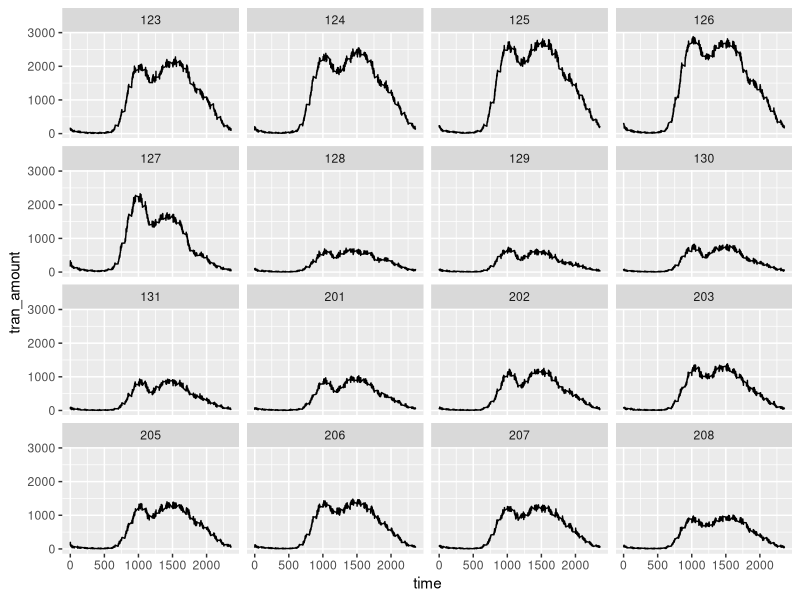
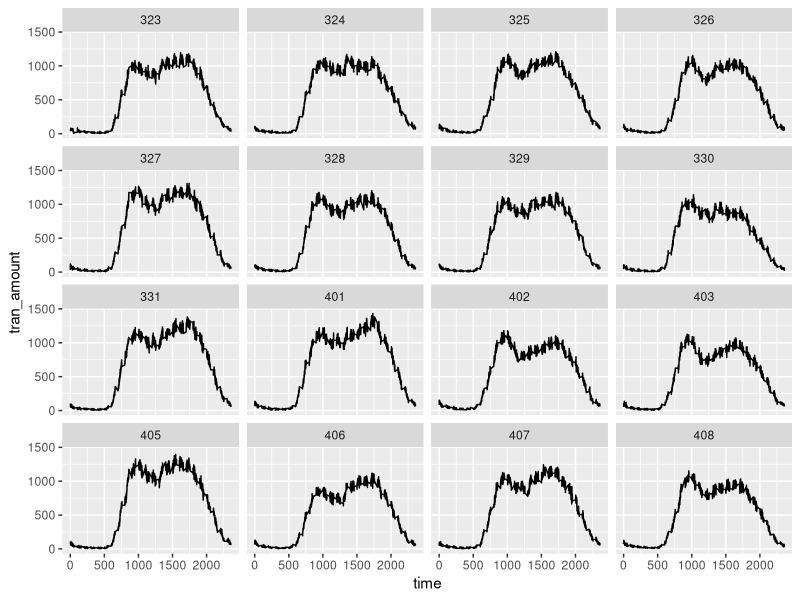
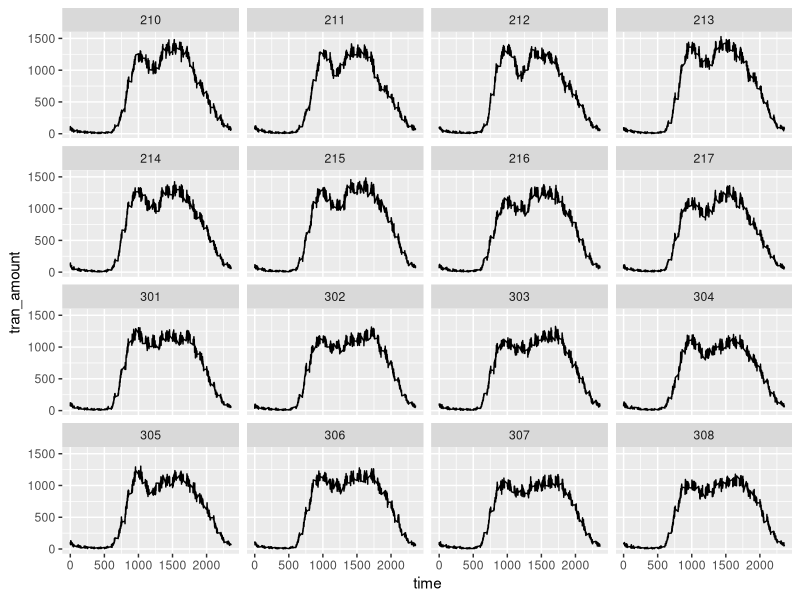
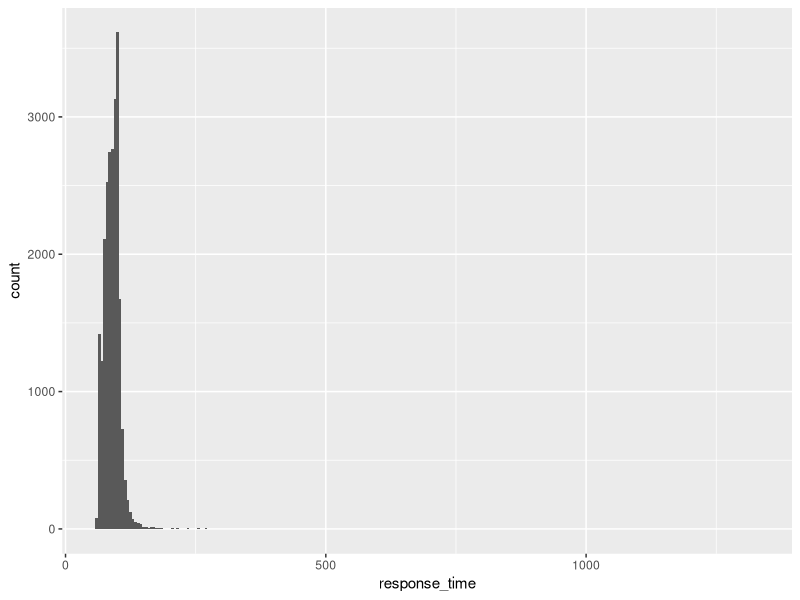
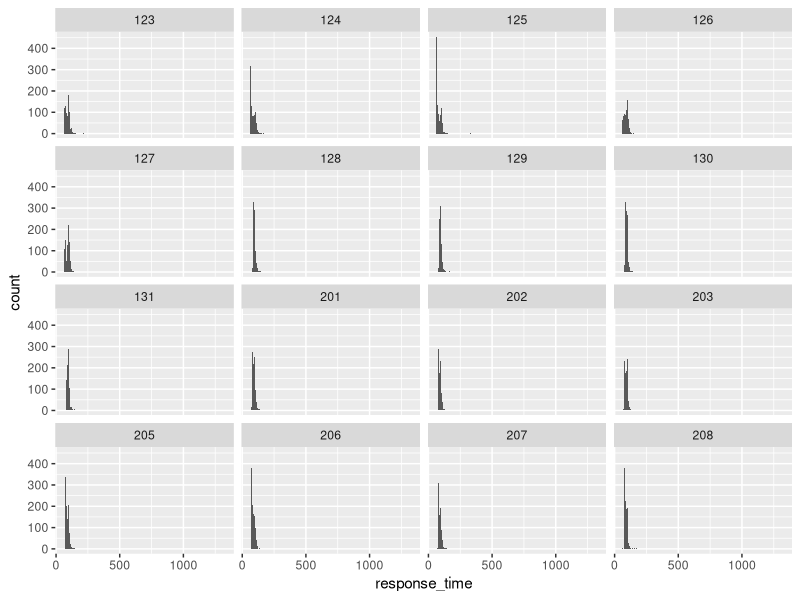
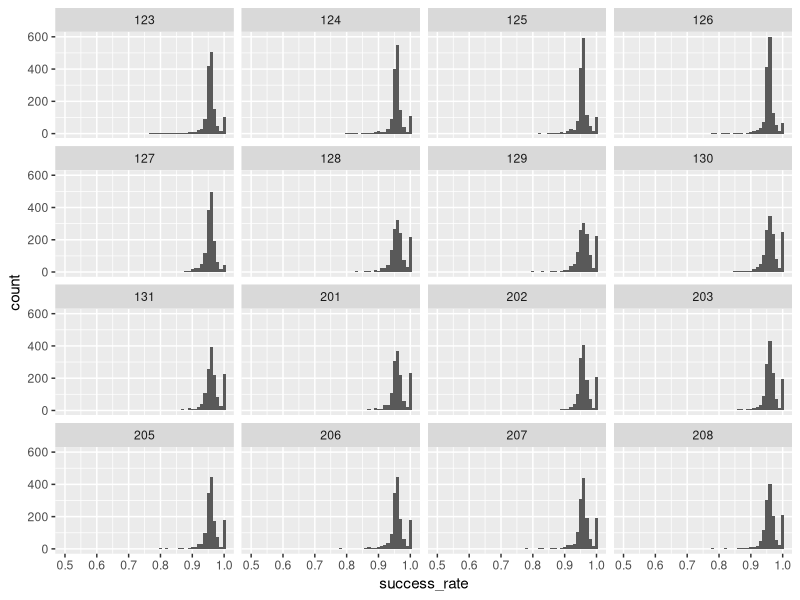
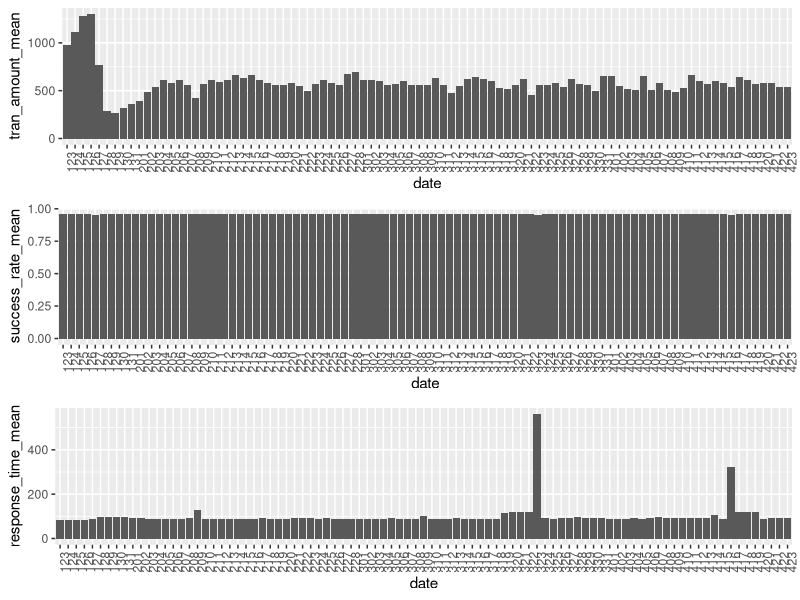
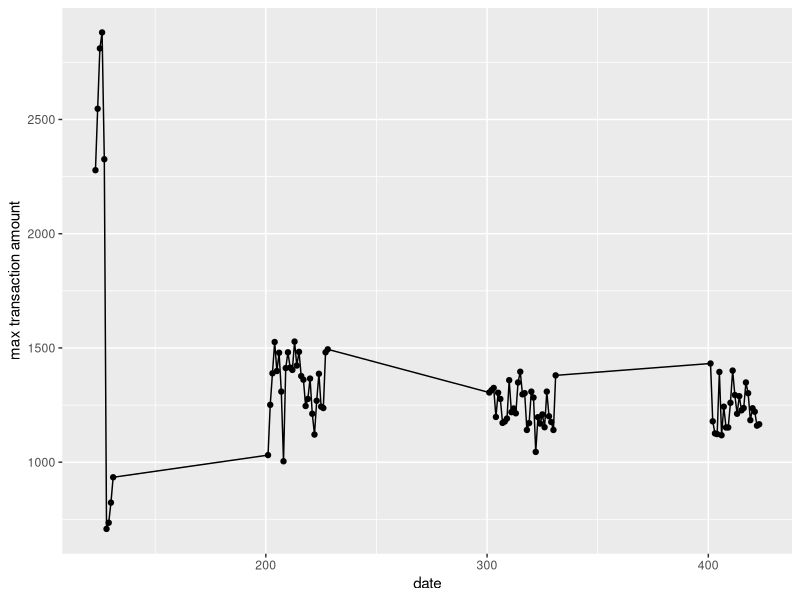

These charts were generated, in order, by the following R code:
# Import data
setwd("C://Users//Bangda//Desktop//project-ATM exception detection")
part1 = read.csv("part1.csv", header = TRUE, as.is = TRUE)
part2 = read.csv("part2.csv", header = TRUE, as.is = TRUE)
part3 = read.csv("part3.csv", header = TRUE, as.is = TRUE)
part4 = read.csv("part4.csv", header = TRUE, as.is = TRUE)
part1$month = 1
part2$month = 2
part3$month = 3
part4$month = 4

summary(part1)
str(part1)

#####################
### Data cleaning ###
#####################

# Set the approiate columna name
transacData = rbind(rbind(rbind(part1, part2), part3), part4)
colnames(transacData)[1] = "date"

# Convert character into numeric
transacData$success_rate = unlist(strsplit(transacData$success_rate, split = "%"))
transacData$success_rate = as.numeric(transacData$success_rate) / 100

removeComma = function(char) {
  # @param - char, like "1,200"
  # @return - newchar, like 1200
  charvec = c(unlist(strsplit(char, split = ",")))
  newchar = paste(charvec, collapse = "")
  return(as.numeric(newchar))
}

transacData$response_time = sapply(transacData$response_time, removeComma)
transacData$tran_amount = sapply(transacData$tran_amount, removeComma)

########################
### Data exploration ###
########################

library(ggplot2)
table(transacData$date)
# Difference of transacction amount
# Take a small subset of first 16 days
transac_sub1 = subset(transacData, date%in%c("123", "124", "125", "126", 
                                             "127", "128", "129", "130", 
                                             "131", "201", "202", "203",
                                             "205", "206", "207", "208"))

ggplot(transac_sub1) + 
  geom_line(mapping = aes(x = time, y = tran_amount)) +
  facet_wrap(~ date, ncol = 4)

# Take another subset of 16 days
transac_sub2 = subset(transacData, date%in%c("323", "324", "325", "326", 
                                             "327", "328", "329", "330", 
                                             "331", "401", "402", "403",
                                             "405", "406", "407", "408"))

ggplot(transac_sub2) + 
  geom_line(mapping = aes(x = time, y = tran_amount)) +
  facet_wrap(~ date, ncol = 4)

transac_sub3 = subset(transacData, date%in%c("210", "211", "212", "213", 
                                             "214", "215", "216", "217", 
                                             "301", "302", "303", "304",
                                             "305", "306", "307", "308"))

ggplot(transac_sub3) + 
  geom_line(mapping = aes(x = time, y = tran_amount)) +
  facet_wrap(~ date, ncol = 4)

# Difference of response time
ggplot(transac_sub1, aes(response_time)) +
  geom_histogram(binwidth = 5)

ggplot(transac_sub1, aes(response_time)) + 
  geom_histogram(binwidth = 5) + 
  facet_wrap(~ date, nrow = 4)

# Difference of sucessful rate
ggplot(transac_sub1, aes(success_rate)) + 
  geom_histogram(binwidth = .01) + 
  facet_wrap(~ date, nrow = 4)


# Calculate the mean of every day index
tran_amount_mean = tapply(transacData$tran_amount, INDEX = transacData$date, mean)
success_rate_mean = tapply(transacData$success_rate, INDEX = transacData$date, mean)
response_time_mean = tapply(transacData$response_time, INDEX = transacData$date, mean)
meanValue_df = data.frame(date = names(tran_amount_mean),
                          tran_amount_mean = tran_amount_mean,
                          success_rate_mean = success_rate_mean,
                          response_time_mean = response_time_mean)

p1 = ggplot(meanValue_df, aes(x = date, y = tran_amount_mean)) + 
  geom_bar(stat = "identity") +
  theme(axis.text.x = element_text(angle = 90))

p2 = ggplot(meanValue_df, aes(x = date, y = success_rate_mean)) + 
  geom_bar(stat = "identity") +
  theme(axis.text.x = element_text(angle = 90))

p3 = ggplot(meanValue_df, aes(x = date, y = response_time_mean)) + 
  geom_bar(stat = "identity") +
  theme(axis.text.x = element_text(angle = 90))

library(grid)
library(gridExtra)
grid.arrange(p1, p2, p3, ncol = 1)

# Therefore we can see that success rate is almost same for all day, the difference 
# of success rate might show difference in different time in one day

# Next we try to distinguish different "type" of days
tran_amount_max = tapply(transacData$tran_amount, INDEX = transacData$date, max)
tran_amount_maxdf = data.frame(date = names(tran_amount_max),
                               tran_amount_max = tran_amount_max)
tran_amount_maxdf$month = as.numeric(substr(tran_amount_maxdf$date, start = 1, stop = 1))

ggplot(tran_amount_maxdf) + 
  geom_line(mapping = aes(x = as.numeric(date), y = tran_amount_max)) + 
  geom_point(mapping = aes(x = as.numeric(date), y = tran_amount_max)) + 
  labs(x = "date", y = "max transaction amount")

# Therefore we can see that the max transaction amount is high at the end of January

ggplot(subset(tran_amount_maxdf, month != 1)) + 
  geom_line(mapping = aes(x = as.numeric(date), y = tran_amount_max)) + 
  geom_point(mapping = aes(x = as.numeric(date), y = tran_amount_max)) + 
  labs(x = "date", y = "max transaction amount")

ggplot(subset(tran_amount_maxdf, month != 1)) +
  geom_line(mapping = aes(x = as.numeric(date), y = tran_amount_max)) + 
  geom_point(mapping = aes(x = as.numeric(date), y = tran_amount_max)) + 
  facet_wrap(~ month, nrow = 3) + 
  labs(x = "date", y = "max transaction amount")

#############################################################################################
